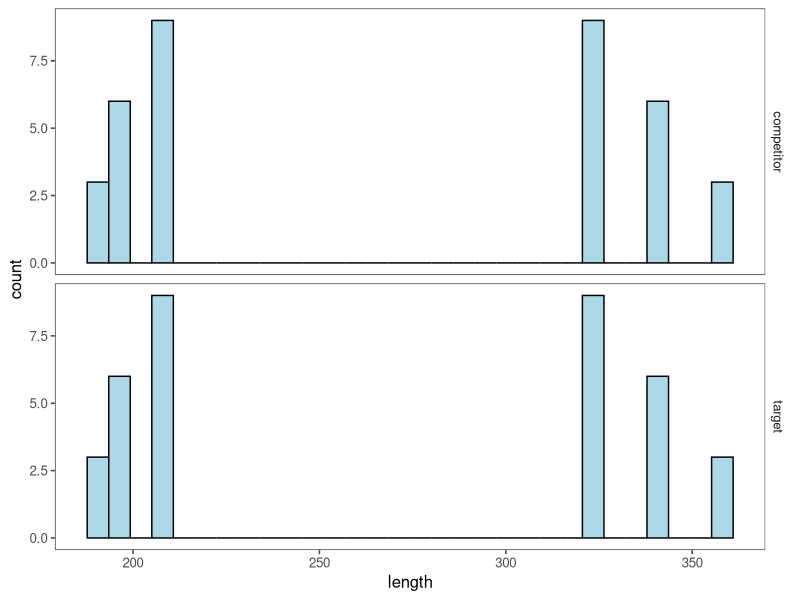

The R script that drew this image:
library(tidyverse)
library(here)

transfer_trials <- read_csv(here("line_exp_2","trials","transfer_trials_1b.csv"))

attraction_binary <- transfer_trials %>%
  filter(transfer_trial_type=="attraction" & trial_choice_set=="binary")

attraction_binary %>%
  pivot_longer(cols=c(target_phy,
                      competitor_phy),
               names_to="option",
               values_to="length") %>%
  mutate(option=str_replace(option,"_phy","")) %>%
  ggplot(aes(length))+
  geom_histogram(col="black",fill="lightblue")+
  facet_grid(option~.)+
  ggthemes::theme_few()
